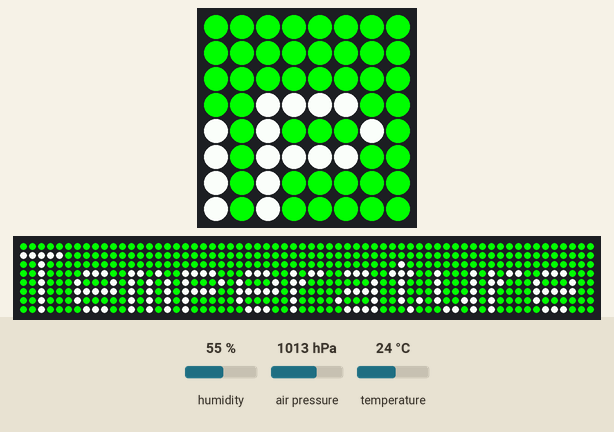
The program below on a simulated Raspberry Pi (BCM pin numbers) with a Sense HAT. Shown: the Sense HAT's 8×8 RGB LED matrix, a strip that is not on the board, showing the scrolling text unrolled. The test bench sets the inputs (shaded band); at power-on: temperature 24 °C, humidity 55 %, air pressure 1013 hPa. The 64×8 strip is a reading aid, not a part: it shows the text the matrix is scrolling, unrolled, one strip-width of it at a time.

Above: at 1.25 s.
1.3 s: temperature set to 19 °C
At 13.72 s:
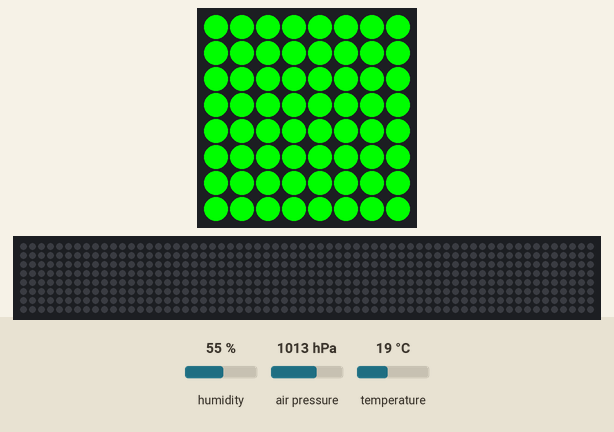
14.9 s: temperature set to 17.9 °C
At 27.26 s:
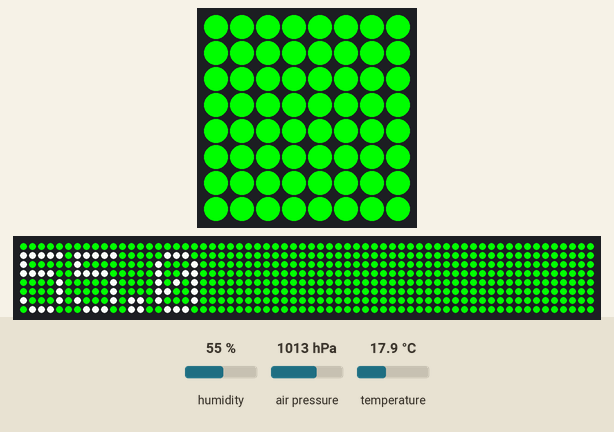
At 46.8 s:
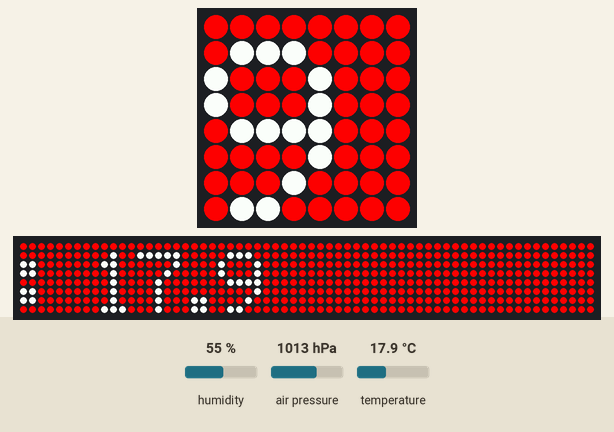

Measured:
- the behaviour switches between 18.4 and 18.3 °C on temperature (found by bisection; images 1 and 2)

The program:

tutorial5.py
```python
from sense_hat import SenseHat
sense = SenseHat()

red = (255,0,0)
green = (0,255,0)

while True:

    t = sense.get_temperature()
    p = sense.get_pressure()
    h = sense.get_humidity()

    t = round(t,1)
    p = round(p,1)
    h = round(h,1)

    message = "Temperature: " + str(t) + " Pressure: " + str(p) + " Humidity: " + str(h)

    if t>18.3 and t < 26.7:
        bg = green
    else:
        bg = red

    sense.show_message(message,scroll_speed = 0.05,back_colour = bg)
```
